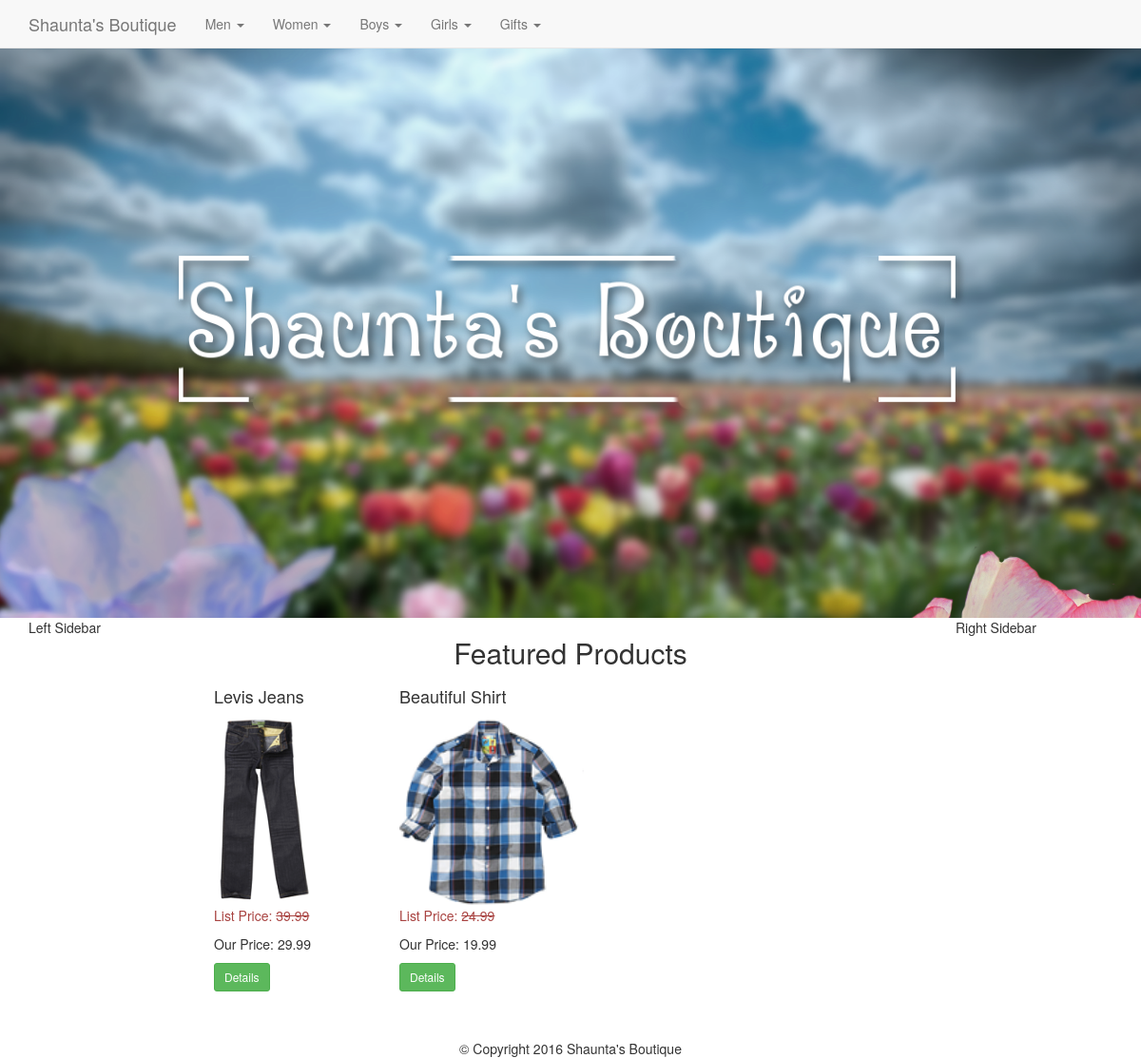
The page / on the database its author committed.
### tables this page shows
CREATE TABLE `categories` (
  `id` int(11) NOT NULL,
  `category` varchar(255) NOT NULL,
  `parent` int(11) NOT NULL DEFAULT '0'
);

CREATE TABLE `products` (
  `id` int(11) NOT NULL,
  `title` varchar(255) NOT NULL,
  `price` decimal(10,2) NOT NULL,
  `list_price` decimal(10,2) NOT NULL,
  `brand` int(11) NOT NULL,
  `categories` varchar(255) NOT NULL,
  `image` varchar(255) NOT NULL,
  `description` text NOT NULL,
  `featured` tinyint(4) NOT NULL DEFAULT '0',
  `sizes` text NOT NULL
);

### index.php (the view)
<?php
	require_once 'core/init.php';
	include 'includes/head.php';
	include 'includes/navigation.php';
	include 'includes/headerfull.php';
	include 'includes/leftbar.php';
	$sql = "SELECT * FROM products WHERE featured = 1";
	$featured = $db->query($sql);
?>
	<div class="col-md-8">
		<div class="row">
			<h2 class="text-center">Featured Products</h2>
			<?php while($product = mysqli_fetch_assoc($featured)) : ?>
			<div class="col-md-3">
				<h4><?php echo $product['title']; ?></h4>
				<img class="img-thumb" src="<?php echo $product['image']; ?>" alt="<?php echo $product['title']; ?>">
				<p class="list-price text-danger">List Price: <s><?php echo $product['list_price']; ?></s></p>
				<p class="price">Our Price: <?php echo $product['price']; ?></p>
				<button type="button" class="btn btn-sm btn-success" onclick="detailsmodal(<?php echo $product['id']; ?>)">Details</button>
			</div>
			<?php endwhile; ?>
		</div>
	</div>
<?php
	include 'includes/rightbar.php';
	include 'includes/footer.php';

### includes/navigation.php (shortened to what this page needs)
<?php
	$sql = "SELECT * FROM categories WHERE parent = 0";
	$pquery = $db->query($sql);
?>
<nav class="navbar navbar-default navbar-fixed-top">
	<div class="container">
		<div class="navbar-header">
			<a class="navbar-brand" href="index.php">Shaunta's Boutique</a>
		</div>
		<div class="collapse navbar-collapse">
			<ul class="nav navbar-nav">
				<?php while($parent = mysqli_fetch_assoc($pquery)) : ?>
				<li class="dropdown">
					<a href="#" class="dropdown-toggle" data-toggle="dropdown" role="button" aria-haspopup="true" aria-expanded="false"><?php echo $parent['category']; ?> <span class="caret"></span></a>
				</li>
				<?php endwhile; ?>
			</ul>
		</div>
	</div>
</nav>

### css/main.css (style rules this page uses)
body { padding-top: 50px; }
.img-thumb { width: auto; height: 200px; }

### rows shown on the page
categories: category "Men"
categories: category "Women"
categories: category "Boys"
categories: category "Girls"
categories: category "Gifts"
products: title "Levis Jeans", image (picture), list_price "39.99", price "29.99"
products: title "Beautiful Shirt", image (picture), list_price "24.99", price "19.99"
